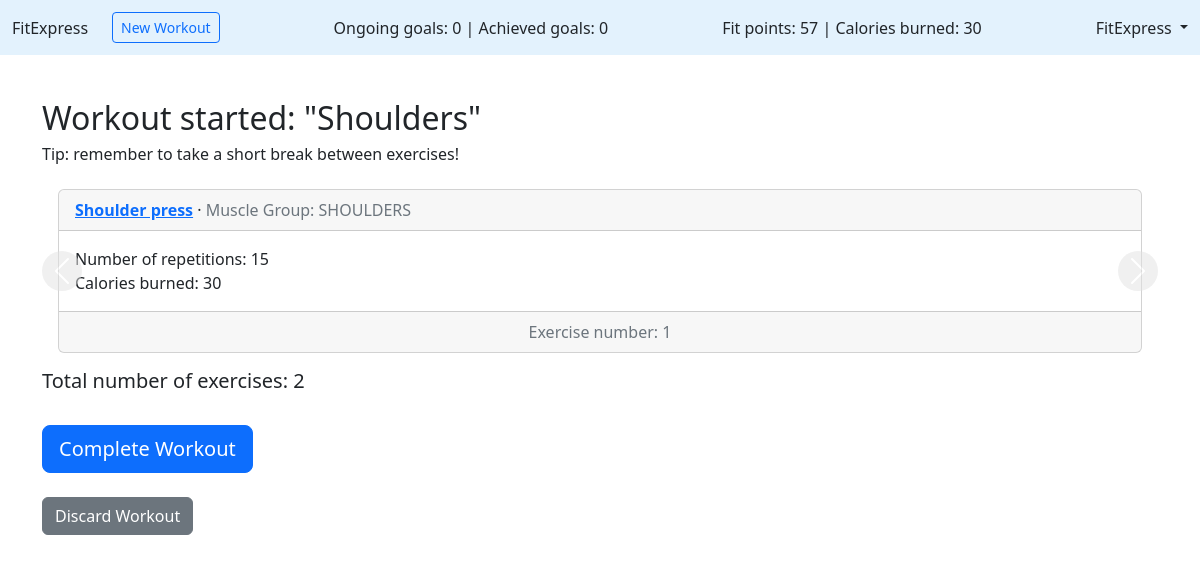
Page /workouts/5/train (signed in) on the earlier database version.
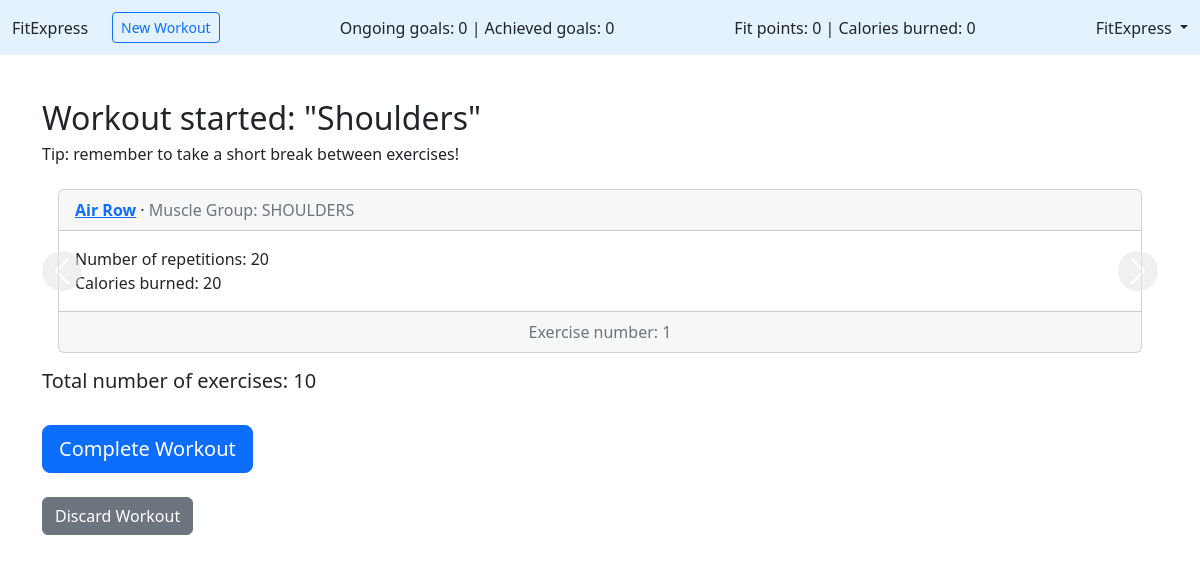
Same page on the later database version.
### accounts/models.py (models this page shows, shortened)
class CustomUser(AbstractUser):
    birth = models.DateField(null=True, blank=True)
    calories_burned = models.PositiveIntegerField(default=0)
    fit_points = models.PositiveIntegerField(default=0)
    weight = models.PositiveIntegerField(null=True)
    completed_goals = models.PositiveIntegerField(default=0)
    active_goals = models.PositiveIntegerField(default=0)

### workouts/models.py (models this page shows, shortened)
class WorkoutExercises(models.Model):
    workout = models.ForeignKey(Workout, on_delete=models.CASCADE)
    exercise = models.ForeignKey(Exercises, on_delete=models.CASCADE)
    repetitions = models.PositiveIntegerField()
    kcal_tot = models.PositiveIntegerField()

class Exercises(models.Model):
    muscle_group = models.TextField(choices=MuscleGroups.choices)
    title = models.CharField(max_length=255)
    kcal_rep = models.PositiveIntegerField()

### workouts/views.py (the view, shortened to what this page needs)
# urls.py: path("<int:pk>/train", WorkoutTrainView.as_view(), name="workouttrain"),
class WorkoutTrainView(LoginRequiredMixin, UserPassesTestMixin, UpdateView):
    model = Workout
    fields = ()
    template_name = "workout_train.html"
    success_url = reverse_lazy("home")
    def test_func(self):  # new
        obj = self.get_object()
        if obj.author.username != "FitExpress":
            return obj.author == self.request.user
        else:
            return True
    def get_context_data(self, **kwargs):
        context = super().get_context_data(**kwargs)
        context["exercises"] = WorkoutExercises.objects.filter(workout=self.kwargs["pk"])
        return context

### templates/workout_train.html (shortened to what this page needs)
{% extends "base_workout.html" %}
{% block content %}
    {% if exercises.count > 0 %}
    <form action="" method="post">{% csrf_token %}
    <h2>Workout started: "{{ workout.title }}"</h2>
    <h6>Tip: remember to take a short break between exercises!</h6>
    <div id="CarouselWithControls" class="carousel slide" data-ride="carousel">
                <div class="carousel-inner">
                {% for exercise in exercises %}
                    {% if forloop.first %}
                      <div class="carousel-item {% if forloop.first %} active {% endif %}">
                       <div class="card">
                        <div class="card-header">
                        <span class="fw-bold">
                          <a href="#">{{ exercise.exercise.title }}</a>
                        </span> &middot;
                        <span class="text-muted">Muscle Group: {{ exercise.exercise.muscle_group }}</span>
                      </div>
                      <div class="card-body">
                        Number of repetitions: {{ exercise.repetitions }} <br>
                        Calories burned: {{ exercise.kcal_tot }}
                      </div>
                      <div class="card-footer text-center text-muted">
                        Exercise number: {{ forloop.counter}}
                      </div>
                        </div>
                      </div>
                    {% endif %}
                {% endfor %}
                    </div>
                <a class="carousel-control-prev" href="#CarouselWithControls" role="button" data-bs-slide="prev">
                  <span class="carousel-control-prev-icon" aria-hidden="true"></span>
                </a>
                <a class="carousel-control-next" href="#CarouselWithControls" role="button" data-bs-slide="next">
                  <span class="carousel-control-next-icon" aria-hidden="true"></span>
                </a>
    </div>
    <h5>Total number of exercises: {{ exercises.count }}</h5>
    <br><button class="btn btn-primary btn-lg" type="submit">Complete Workout</button>
    <p><br><a class="btn btn-secondary" href="{% url 'home' %}" role="button">Discard Workout</a></p>
    </form>
    {% else %}
        <h4>Your workout doesn't have any exercises yet!</h4>
         <p><br><a class="btn btn-primary" href="{% url 'workoutexercise_new' workout.pk %}" role="button">Add new exercise</a></p>
    {% endif %}
{% endblock content %}

### templates/base_workout.html (shortened to what this page needs)
<!DOCTYPE html>
<html>
<head>
  <link href="https://cdn.jsdelivr.net/npm/bootstrap@5.2.3/dist/css/bootstrap.min.css" rel="stylesheet"
>
</head>
<body>
  <header class="p-3 mb-3 border-bottom">
    <div class="d-flex flex-wrap align-items-center justify-content-center
        justify-content-lg-start fixed-top" style="background-color: #e3f2fd; padding: 1%">
      <a class="navbar-brand" href="{% url 'home' %}">FitExpress</a>
      {% if user.is_authenticated %}
      <ul class="nav col-12 col-lg-auto me-lg-auto mb-2 justify-content-center
          mb-md-0 ms-4">
        <li><a type="button" class="btn btn-outline-primary btn-sm" href="{% url "workoutnew" %}">New Workout</a></li>
      </ul>
      <ul class="nav col-12 col-lg-auto me-lg-auto mb-2 justify-content-center
          mb-md-0">
        <li>Ongoing goals: {{ user.active_goals }} | Achieved goals: {{ user.completed_goals }}</li>
      </ul>
      <ul class="nav col-12 col-lg-auto me-lg-auto mb-2 justify-content-center mb-md-0">
        <li>Fit points: {{ user.fit_points }} | Calories burned: {{ user.calories_burned }}</li>
      </ul>
      <div class="dropdown text-end">
        <a href="#" class="d-block link-dark text-decoration-none dropdown-toggle" id="dropdownUser1"
          data-bs-toggle="dropdown" aria-expanded="false">
          {{ user.username }}
        </a>
      </div>
      {% else %}
      <div class="text-end" style="margin-left: 2%;">
        <a href="{% url 'login' %}" class="btn btn-outline-primary me-2">
          Log In</a>
        <a href="{% url 'signup' %}" class="btn btn-primary">Sign Up</a>
      </div>
      {% endif %}
    </div>
  </header>
  <main>
    <div class="container">
      {% block content %}
      {% endblock content %}
    </div>
  </main>
</body>
</html>

Differences in the rows shown:
removed WorkoutExercises: exercise "Shoulder press", exercise.muscle_group "SHOULDERS", repetitions "15", kcal_tot "30"
changed CustomUser "FitExpress": fit_points "57" → "0"; calories_burned "30" → "0"
added WorkoutExercises: exercise "Air Row", exercise.muscle_group "SHOULDERS", repetitions "20", kcal_tot "20"
Other differences:
{{ exercises.count }}: "2" → "10"
